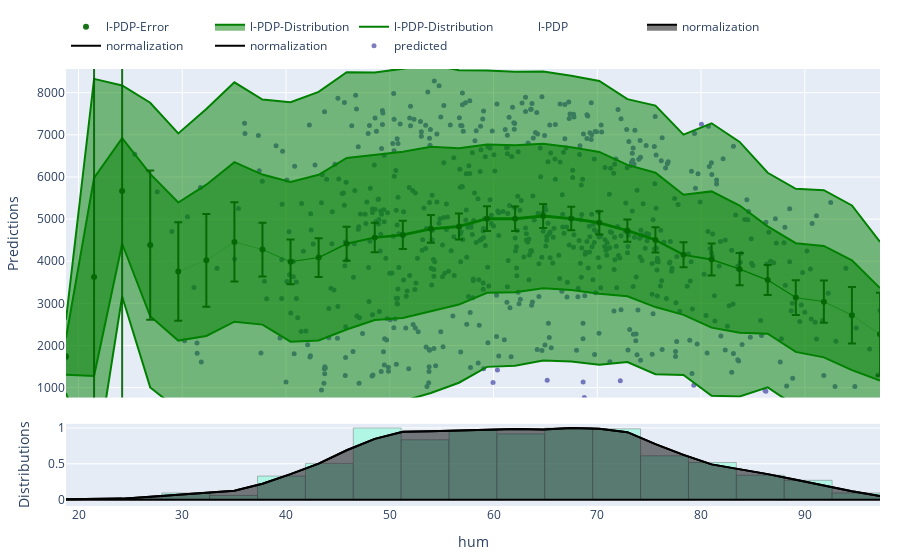

Write notebook code for a chart like this one.
### Code cell
# Explaining l-PDP
visualization = explainer.visualize_doubleplot(
    explanations=[
        "real-prediction",
        "histogram",
        "distribution",
        "KernelNormalizer",
        # "l-ice",
        "l-pdp",
        "l-pdp-d",
        "l-pdp-e",
    ],
    matplotlib=USE_MATPLOTLIB,
)

visualization.show()

### Figure 1 — Plotly figure (JSON) as saved in the notebook; plotly's stock layout.template omitted (floating-point values rounded to 4 significant figures; data arrays with more than 128 entries replaced by an {"elided": "..."} marker saying what was removed)
{"data": [{"marker": {"color": "navy", "size": 5}, "mode": "markers", "name": "predicted", "opacity": 0.5, "type": "scatter", "x": {"elided": "728 float values"}, "xaxis": "x", "y": {"elided": "728 float values"}, "yaxis": "y"}, {"marker": {"color": "aquamarine", "line": {"color": "black"}}, "opacity": 0.5, "showlegend": false, "type": "bar", "width": [4.615, 4.615, 4.615, 4.615, 4.615, 4.615, 4.615, 4.615, 4.615, 4.615, 4.615, 4.615, 4.615, 4.615, 4.615, 4.615, 4.615], "x": [21.1, 25.71, 30.33, 34.94, 39.56, 44.18, 48.79, 53.41, 58.02, 62.64, 67.25, 71.87, 76.48, 81.1, 85.71, 90.33, 94.94], "xaxis": "x2", "y": [0.01176, 0.02353, 0.09412, 0.05882, 0.3294, 0.5059, 1, 0.8353, 0.9647, 0.9176, 1, 0.9882, 0.6118, 0.5176, 0.3412, 0.2706, 0.09412], "yaxis": "y2"}, {"marker": {"color": "black", "size": 15, "symbol": "line-ns"}, "mode": "markers", "showlegend": false, "type": "scatter", "x": {"elided": "728 float values"}, "xaxis": "x2", "y": {"elided": "728 float values"}, "yaxis": "y2"}, {"line": {"color": "black"}, "mode": "lines", "name": "normalization", "opacity": 1, "type": "scatter", "x": [18.79, 21.5, 24.2, 26.91, 29.61, 32.32, 35.02, 37.73, 40.44, 43.14, 45.85, 48.55, 51.26, 53.96, 56.67, 59.37, 62.08, 64.78, 67.49, 70.2, 72.9, 75.61, 78.31, 81.02, 83.72, 86.43, 89.13, 91.84, 94.54, 97.25], "xaxis": "x2", "y": [0.006954, 0.01009, 0.01494, 0.04142, 0.06941, 0.08747, 0.124, 0.2229, 0.3563, 0.5021, 0.6893, 0.8473, 0.9464, 0.9541, 0.9663, 0.9767, 0.9858, 0.9794, 1, 0.9893, 0.9408, 0.774, 0.6248, 0.4924, 0.4268, 0.3562, 0.2773, 0.1998, 0.1168, 0.05014], "yaxis": "y2"}, {"fill": "none", "line": {"color": "black"}, "mode": "lines", "name": "normalization", "opacity": 0.5, "type": "scatter", "x": [18.79, 21.5, 24.2, 26.91, 29.61, 32.32, 35.02, 37.73, 40.44, 43.14, 45.85, 48.55, 51.26, 53.96, 56.67, 59.37, 62.08, 64.78, 67.49, 70.2, 72.9, 75.61, 78.31, 81.02, 83.72, 86.43, 89.13, 91.84, 94.54, 97.25], "xaxis": "x2", "y": [0, 0, 0, 0, 0, 0, 0, 0, 0, 0, 0, 0, 0, 0, 0, 0, 0, 0, 0, 0, 0, 0, 0, 0, 0, 0, 0, 0, 0, 0], "yaxis": "y2"}, {"fill": "tonexty", "line": {"color": "black"}, "mode": "lines", "name": "normalization", "opacity": 0.5, "type": "scatter", "x": [18.79, 21.5, 24.2, 26.91, 29.61, 32.32, 35.02, 37.73, 40.44, 43.14, 45.85, 48.55, 51.26, 53.96, 56.67, 59.37, 62.08, 64.78, 67.49, 70.2, 72.9, 75.61, 78.31, 81.02, 83.72, 86.43, 89.13, 91.84, 94.54, 97.25], "xaxis": "x2", "y": [0.006954, 0.01009, 0.01494, 0.04142, 0.06941, 0.08747, 0.124, 0.2229, 0.3563, 0.5021, 0.6893, 0.8473, 0.9464, 0.9541, 0.9663, 0.9767, 0.9858, 0.9794, 1, 0.9893, 0.9408, 0.774, 0.6248, 0.4924, 0.4268, 0.3562, 0.2773, 0.1998, 0.1168, 0.05014], "yaxis": "y2"}, {"line": {"color": "darkgreen", "width": 0}, "mode": "lines", "name": "l-PDP", "opacity": 1, "type": "scatter", "x": [18.79, 21.5], "xaxis": "x", "y": [1743.0, 3628.0], "yaxis": "y"}, {"line": {"color": "darkgreen", "width": 0.00949}, "mode": "lines", "opacity": 1, "showlegend": false, "type": "scatter", "x": [21.5, 24.2], "xaxis": "x", "y": [3628.0, 5668.0], "yaxis": "y"}, {"line": {"color": "darkgreen", "width": 0.02414}, "mode": "lines", "opacity": 1, "showlegend": false, "type": "scatter", "x": [24.2, 26.91], "xaxis": "x", "y": [5668.0, 4383.0], "yaxis": "y"}, {"line": {"color": "darkgreen", "width": 0.1041}, "mode": "lines", "opacity": 1, "showlegend": false, "type": "scatter", "x": [26.91, 29.61], "xaxis": "x", "y": [4383.0, 3755.0], "yaxis": "y"}, {"line": {"color": "darkgreen", "width": 0.1887}, "mode": "lines", "opacity": 1, "showlegend": false, "type": "scatter", "x": [29.61, 32.32], "xaxis": "x", "y": [3755.0, 4021.0], "yaxis": "y"}, {"line": {"color": "darkgreen", "width": 0.2432}, "mode": "lines", "opacity": 1, "showlegend": false, "type": "scatter", "x": [32.32, 35.02], "xaxis": "x", "y": [4021.0, 4458.0], "yaxis": "y"}, {"line": {"color": "darkgreen", "width": 0.3536}, "mode": "lines", "opacity": 1, "showlegend": false, "type": "scatter", "x": [35.02, 37.73], "xaxis": "x", "y": [4458.0, 4276.0], "yaxis": "y"}, {"line": {"color": "darkgreen", "width": 0.6524}, "mode": "lines", "opacity": 1, "showlegend": false, "type": "scatter", "x": [37.73, 40.44], "xaxis": "x", "y": [4276.0, 3986.0], "yaxis": "y"}, {"line": {"color": "darkgreen", "width": 1.055}, "mode": "lines", "opacity": 1, "showlegend": false, "type": "scatter", "x": [40.44, 43.14], "xaxis": "x", "y": [3986.0, 4087.0], "yaxis": "y"}, {"line": {"color": "darkgreen", "width": 1.496}, "mode": "lines", "opacity": 1, "showlegend": false, "type": "scatter", "x": [43.14, 45.85], "xaxis": "x", "y": [4087.0, 4415.0], "yaxis": "y"}, {"line": {"color": "darkgreen", "width": 2.061}, "mode": "lines", "opacity": 1, "showlegend": false, "type": "scatter", "x": [45.85, 48.55], "xaxis": "x", "y": [4415.0, 4563.0], "yaxis": "y"}, {"line": {"color": "darkgreen", "width": 2.539}, "mode": "lines", "opacity": 1, "showlegend": false, "type": "scatter", "x": [48.55, 51.26], "xaxis": "x", "y": [4563.0, 4625.0], "yaxis": "y"}, {"line": {"color": "darkgreen", "width": 2.838}, "mode": "lines", "opacity": 1, "showlegend": false, "type": "scatter", "x": [51.26, 53.96], "xaxis": "x", "y": [4625.0, 4768.0], "yaxis": "y"}, {"line": {"color": "darkgreen", "width": 2.861}, "mode": "lines", "opacity": 1, "showlegend": false, "type": "scatter", "x": [53.96, 56.67], "xaxis": "x", "y": [4768.0, 4825.0], "yaxis": "y"}, {"line": {"color": "darkgreen", "width": 2.898}, "mode": "lines", "opacity": 1, "showlegend": false, "type": "scatter", "x": [56.67, 59.37], "xaxis": "x", "y": [4825.0, 5010.0], "yaxis": "y"}, {"line": {"color": "darkgreen", "width": 2.93}, "mode": "lines", "opacity": 1, "showlegend": false, "type": "scatter", "x": [59.37, 62.08], "xaxis": "x", "y": [5010.0, 5009.0], "yaxis": "y"}, {"line": {"color": "darkgreen", "width": 2.957}, "mode": "lines", "opacity": 1, "showlegend": false, "type": "scatter", "x": [62.08, 64.78], "xaxis": "x", "y": [5009.0, 5074.0], "yaxis": "y"}, {"line": {"color": "darkgreen", "width": 2.938}, "mode": "lines", "opacity": 1, "showlegend": false, "type": "scatter", "x": [64.78, 67.49], "xaxis": "x", "y": [5074.0, 5012.0], "yaxis": "y"}, {"line": {"color": "darkgreen", "width": 3}, "mode": "lines", "opacity": 1, "showlegend": false, "type": "scatter", "x": [67.49, 70.2], "xaxis": "x", "y": [5012.0, 4911.0], "yaxis": "y"}, {"line": {"color": "darkgreen", "width": 2.968}, "mode": "lines", "opacity": 1, "showlegend": false, "type": "scatter", "x": [70.2, 72.9], "xaxis": "x", "y": [4911.0, 4727.0], "yaxis": "y"}, {"line": {"color": "darkgreen", "width": 2.821}, "mode": "lines", "opacity": 1, "showlegend": false, "type": "scatter", "x": [72.9, 75.61], "xaxis": "x", "y": [4727.0, 4506.0], "yaxis": "y"}, {"line": {"color": "darkgreen", "width": 2.317}, "mode": "lines", "opacity": 1, "showlegend": false, "type": "scatter", "x": [75.61, 78.31], "xaxis": "x", "y": [4506.0, 4152.0], "yaxis": "y"}, {"line": {"color": "darkgreen", "width": 1.867}, "mode": "lines", "opacity": 1, "showlegend": false, "type": "scatter", "x": [78.31, 81.02], "xaxis": "x", "y": [4152.0, 4040.0], "yaxis": "y"}, {"line": {"color": "darkgreen", "width": 1.466}, "mode": "lines", "opacity": 1, "showlegend": false, "type": "scatter", "x": [81.02, 83.72], "xaxis": "x", "y": [4040.0, 3811.0], "yaxis": "y"}, {"line": {"color": "darkgreen", "width": 1.268}, "mode": "lines", "opacity": 1, "showlegend": false, "type": "scatter", "x": [83.72, 86.43], "xaxis": "x", "y": [3811.0, 3553.0], "yaxis": "y"}, {"line": {"color": "darkgreen", "width": 1.055}, "mode": "lines", "opacity": 1, "showlegend": false, "type": "scatter", "x": [86.43, 89.13], "xaxis": "x", "y": [3553.0, 3138.0], "yaxis": "y"}, {"line": {"color": "darkgreen", "width": 0.8168}, "mode": "lines", "opacity": 1, "showlegend": false, "type": "scatter", "x": [89.13, 91.84], "xaxis": "x", "y": [3138.0, 3040.0], "yaxis": "y"}, {"line": {"color": "darkgreen", "width": 0.5826}, "mode": "lines", "opacity": 1, "showlegend": false, "type": "scatter", "x": [91.84, 94.54], "xaxis": "x", "y": [3040.0, 2718.0], "yaxis": "y"}, {"line": {"color": "darkgreen", "width": 0.3319}, "mode": "lines", "opacity": 1, "showlegend": false, "type": "scatter", "x": [94.54, 97.25], "xaxis": "x", "y": [2718.0, 2266.0], "yaxis": "y"}, {"fill": "none", "line": {"color": "green"}, "mode": "lines", "name": "l-PDP-Distribution", "opacity": 0.5, "type": "scatter", "x": [18.79, 21.5, 24.2, 26.91, 29.61, 32.32, 35.02, 37.73, 40.44, 43.14, 45.85, 48.55, 51.26, 53.96, 56.67, 59.37, 62.08, 64.78, 67.49, 70.2, 72.9, 75.61, 78.31, 81.02, 83.72, 86.43, 89.13, 91.84, 94.54, 97.25], "xaxis": "x", "y": [1308.0, 1278.0, 4415.0, 2694.0, 2116.0, 2226.0, 2565.0, 2495.0, 2091.0, 2121.0, 2379.0, 2606.0, 2652.0, 2819.0, 2971.0, 3251.0, 3263.0, 3359.0, 3316.0, 3228.0, 3167.0, 2912.0, 2726.0, 2423.0, 2301.0, 2279.0, 1848.0, 1717.0, 1416.0, 1169.0], "yaxis": "y"}, {"fill": "tonexty", "line": {"color": "green"}, "mode": "lines", "name": "l-PDP-Distribution", "opacity": 0.5, "type": "scatter", "x": [18.79, 21.5, 24.2, 26.91, 29.61, 32.32, 35.02, 37.73, 40.44, 43.14, 45.85, 48.55, 51.26, 53.96, 56.67, 59.37, 62.08, 64.78, 67.49, 70.2, 72.9, 75.61, 78.31, 81.02, 83.72, 86.43, 89.13, 91.84, 94.54, 97.25], "xaxis": "x", "y": [2178.0, 5978.0, 6921.0, 6072.0, 5394.0, 5816.0, 6352.0, 6057.0, 5881.0, 6053.0, 6451.0, 6521.0, 6598.0, 6717.0, 6680.0, 6769.0, 6754.0, 6789.0, 6708.0, 6594.0, 6287.0, 6100.0, 5578.0, 5658.0, 5321.0, 4826.0, 4428.0, 4364.0, 4021.0, 3362.0], "yaxis": "y"}, {"fill": "none", "line": {"color": "green"}, "mode": "lines", "opacity": 0.25, "showlegend": false, "type": "scatter", "x": [18.79, 21.5, 24.2, 26.91, 29.61, 32.32, 35.02, 37.73, 40.44, 43.14, 45.85, 48.55, 51.26, 53.96, 56.67, 59.37, 62.08, 64.78, 67.49, 70.2, 72.9, 75.61, 78.31, 81.02, 83.72, 86.43, 89.13, 91.84, 94.54, 97.25], "xaxis": "x", "y": [872.2, -1072.0, 3162.0, 1005.0, 477.5, 431.1, 671.2, 714.3, 195.5, 154.6, 342.5, 648.5, 679.2, 870.5, 1116.0, 1492.0, 1517.0, 1644.0, 1620.0, 1545.0, 1608.0, 1318.0, 1300.0, 806.0, 791.4, 1006.0, 557.9, 394.4, 113.1, 72.46], "yaxis": "y"}, {"fill": "tonexty", "line": {"color": "green"}, "mode": "lines", "opacity": 0.25, "showlegend": false, "type": "scatter", "x": [18.79, 21.5, 24.2, 26.91, 29.61, 32.32, 35.02, 37.73, 40.44, 43.14, 45.85, 48.55, 51.26, 53.96, 56.67, 59.37, 62.08, 64.78, 67.49, 70.2, 72.9, 75.61, 78.31, 81.02, 83.72, 86.43, 89.13, 91.84, 94.54, 97.25], "xaxis": "x", "y": [2613.0, 8329.0, 8173.0, 7761.0, 7032.0, 7611.0, 8245.0, 7838.0, 7776.0, 8019.0, 8488.0, 8478.0, 8570.0, 8666.0, 8535.0, 8528.0, 8500.0, 8504.0, 8404.0, 8277.0, 7846.0, 7694.0, 7004.0, 7275.0, 6831.0, 6100.0, 5718.0, 5687.0, 5324.0, 4459.0], "yaxis": "y"}, {"error_y": {"array": [4.335e+102, 487700.0, 7766.0, 1771.0, 1167.0, 1102.0, 942.3, 638.6, 529.4, 459.4, 404.2, 349.6, 333.0, 327.6, 309.8, 292.2, 288.7, 284.5, 278.4, 277.8, 264.1, 298.2, 297.7, 381.7, 383.8, 355.8, 411.4, 503.5, 671.2, 984.8], "type": "data"}, "marker": {"color": "darkgreen"}, "mode": "markers", "name": "l-PDP-Error", "opacity": 0.9, "type": "scatter", "x": [18.79, 21.5, 24.2, 26.91, 29.61, 32.32, 35.02, 37.73, 40.44, 43.14, 45.85, 48.55, 51.26, 53.96, 56.67, 59.37, 62.08, 64.78, 67.49, 70.2, 72.9, 75.61, 78.31, 81.02, 83.72, 86.43, 89.13, 91.84, 94.54, 97.25], "xaxis": "x", "y": [1743.0, 3628.0, 5668.0, 4383.0, 3755.0, 4021.0, 4458.0, 4276.0, 3986.0, 4087.0, 4415.0, 4563.0, 4625.0, 4768.0, 4825.0, 5010.0, 5009.0, 5074.0, 5012.0, 4911.0, 4727.0, 4506.0, 4152.0, 4040.0, 3811.0, 3553.0, 3138.0, 3040.0, 2718.0, 2266.0], "yaxis": "y"}], "layout": {"legend": {"orientation": "h", "x": 0, "xanchor": "left", "y": 1.02, "yanchor": "bottom"}, "margin": {"b": 40, "l": 60, "r": 20, "t": 40}, "xaxis": {"anchor": "y", "domain": [0, 1], "matches": "x2", "showticklabels": false}, "xaxis2": {"anchor": "y2", "domain": [0, 1], "range": [18.79, 97.25], "title": {"text": "hum"}}, "yaxis": {"anchor": "x", "domain": [0.248, 1], "range": [762.3, 8563.0], "title": {"text": "Predictions"}}, "yaxis2": {"anchor": "x2", "domain": [0, 0.188], "title": {"text": "Distributions"}}}}
